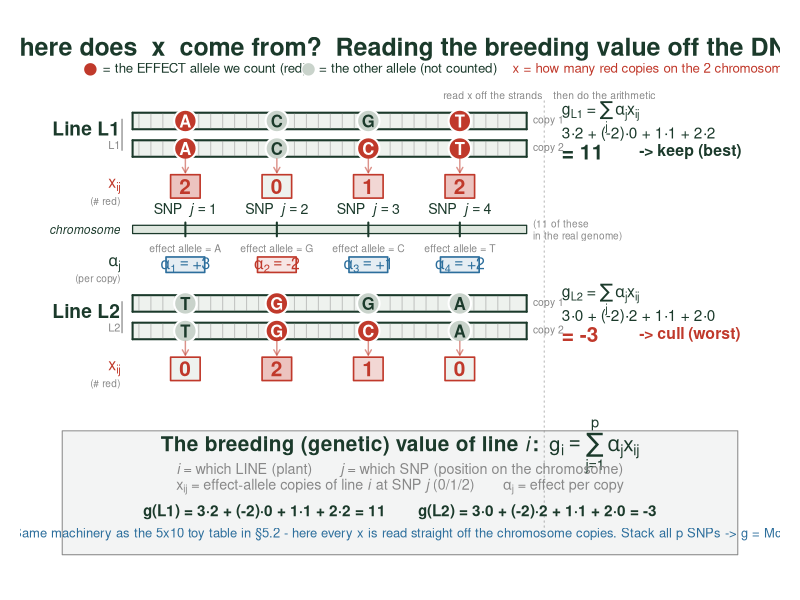

This chart was generated by the following R code:
# ============================================================================
# 10_breeding_value_dna_figure.R  —  Visual for Lesson 5.2 (breeding value)
# ----------------------------------------------------------------------------
# Makes the equation  g_i = sum_j alpha_j * x_ij  click by showing WHERE x_ij
# comes from: the actual DNA.
#
#   33 snp_to_breeding_value : 2 LINES (i), each diploid = 2 chromosome copies
#       drawn as DNA double-strands. 4 SNPs (j) sit at positions along the
#       chromosome. At each SNP we COUNT copies of the effect allele (red) over
#       the two copies -> x_ij in {0,1,2}. Multiply by the per-copy effect
#       alpha_j and sum across SNPs -> the breeding value g_i.
#
# Conceptual diagram (no data needed).  Run:
#   Rscript code/10_breeding_value_dna_figure.R
# ============================================================================

dir.create("figures", showWarnings = FALSE)

# palette (shared with 08/09 figure scripts)
col_dark  <- "#1b3a2b"; col_seed <- "#7d5a2b"; col_accent <- "#c0392b"
col_blue  <- "#2c6e9c"; col_grey <- "#888888"; col_gold <- "#d4a017"
col_line  <- "#eef2ee"

# ---- the worked example (2 lines x 4 SNPs) ---------------------------------
# effect allele counted at each SNP, and per-copy effect alpha_j
eff_allele <- c("A", "G", "C", "T")     # the allele whose copies we COUNT (red)
alpha      <- c( 3,  -2,   1,   2)      # additive effect per copy

# the two chromosome copies (homologs) of each line, as bases at the 4 SNPs
L1_copyA <- c("A", "C", "G", "T")
L1_copyB <- c("A", "C", "C", "T")
L2_copyA <- c("T", "G", "G", "A")
L2_copyB <- c("T", "G", "C", "A")

dosage <- function(a, b) as.integer(a == eff_allele) + as.integer(b == eff_allele)
xL1 <- dosage(L1_copyA, L1_copyB)        # -> 2 0 1 2
xL2 <- dosage(L2_copyA, L2_copyB)        # -> 0 2 1 0
gL1 <- sum(alpha * xL1)                   # -> 11
gL2 <- sum(alpha * xL2)                   # -> -3

# ---- geometry --------------------------------------------------------------
xlo <- 2.4; xhi <- 13.6                   # chromosome span
px  <- c(3.9, 6.5, 9.1, 11.7)             # the 4 SNP positions along it
xdiv <- 14.4                              # divider: DNA (left) | arithmetic (right)

# ---- drawing helpers -------------------------------------------------------
# one chromosome copy drawn as a DNA double-strand (two edges + ladder rungs)
draw_homolog <- function(yc, h = 0.24) {
  yt <- yc + h; yb <- yc - h
  # rounded backbone
  rect(xlo, yb, xhi, yt, col = col_line, border = NA)
  segments(xlo, yt, xhi, yt, col = col_dark, lwd = 2)
  segments(xlo, yb, xhi, yb, col = col_dark, lwd = 2)
  segments(xlo, yb, xlo, yt, col = col_dark, lwd = 2)
  segments(xhi, yb, xhi, yt, col = col_dark, lwd = 2)
  # ladder rungs (the "two strands" texture)
  for (rx in seq(xlo + 0.18, xhi - 0.18, by = 0.34))
    segments(rx, yb + 0.03, rx, yt - 0.03, col = adjustcolor(col_grey, 0.45), lwd = 1)
}

# the allele base sitting at a SNP: red disc if it is the counted effect allele
draw_base <- function(x, y, base, is_eff) {
  fill <- if (is_eff) col_accent else "#c9d3cb"
  tcol <- if (is_eff) "white"     else col_dark
  points(x, y, pch = 21, bg = fill, col = "white", cex = 3.0, lwd = 2)
  text(x, y, base, col = tcol, cex = 1.0, font = 2)
}

# draw one line's diploid pair + its dosage row
draw_line <- function(label, sub, yA, yB, copyA, copyB, xvec, ydose, gval, verdict, vcol) {
  draw_homolog(yA); draw_homolog(yB)
  for (k in 1:4) {
    draw_base(px[k], yA, copyA[k], copyA[k] == eff_allele[k])
    draw_base(px[k], yB, copyB[k], copyB[k] == eff_allele[k])
  }
  # left labels: which LINE (i) + "2 chromosome copies"
  text(xlo - 0.35, (yA + yB) / 2 + 0.18, label, adj = 1, font = 2,
       cex = 1.15, col = col_dark, xpd = NA)
  text(xlo - 0.35, (yA + yB) / 2 - 0.30, sub, adj = 1, cex = 0.66,
       col = col_grey, xpd = NA)
  text(xhi + 0.18, yA, "copy 1", adj = 0, cex = 0.62, col = col_grey, xpd = NA)
  text(xhi + 0.18, yB, "copy 2", adj = 0, cex = 0.62, col = col_grey, xpd = NA)
  # brace tying the two copies together
  segments(xlo - 0.30, yB - 0.05, xlo - 0.30, yA + 0.05, col = col_grey, lwd = 1.2, xpd = NA)
  # dosage boxes: x_ij = count of red copies
  for (k in 1:4) {
    cv <- xvec[k]
    bf <- if (cv == 0) "#eef2ee" else adjustcolor(col_accent, 0.10 + 0.10 * cv)
    rect(px[k] - 0.42, ydose - 0.34, px[k] + 0.42, ydose + 0.34,
         col = bf, border = col_accent, lwd = 1.6)
    text(px[k], ydose, cv, col = col_accent, font = 2, cex = 1.25)
  }
  text(xlo - 0.35, ydose, expression(x[ij]), adj = 1, cex = 0.95, col = col_accent, xpd = NA)
  text(xlo - 0.35, ydose - 0.45, "(# red)", adj = 1, cex = 0.6, col = col_grey, xpd = NA)
  # arrows from each copy-pair down into its dosage box
  for (k in 1:4)
    arrows(px[k], yB - 0.30, px[k], ydose + 0.40, length = 0.06,
           lwd = 1.4, col = adjustcolor(col_accent, 0.55))
  # RIGHT side: the dot product -> g_i
  eq <- paste(sprintf(ifelse(alpha < 0, "(%g)·%d", "%g·%d"),
                      alpha, xvec), collapse = " + ")
  yg <- (yA + yB) / 2
  text(xdiv + 0.2, yg + 0.55, bquote(g[.(sub2(label))] ~ "=" ~ sum(alpha[j] * x[ij], j, "")),
       adj = 0, cex = 0.95, col = col_dark, xpd = NA)
  text(xdiv + 0.2, yg + 0.02, eq, adj = 0, cex = 0.92, col = col_dark, xpd = NA)
  text(xdiv + 0.2, yg - 0.5, sprintf("= %d", gval), adj = 0, cex = 1.25,
       col = vcol, font = 2, xpd = NA)
  text(xdiv + 2.4, yg - 0.5, verdict, adj = 0, cex = 0.95, col = vcol, font = 2, xpd = NA)
}
sub2 <- function(label) gsub("Line ", "", label)   # "Line L1" -> "L1"

# ============================================================================
# FIG 33 — from SNPs on the DNA to the breeding value g_i
# ============================================================================
png("figures/33_snp_to_breeding_value.png", width = 2000, height = 1300, res = 150)
par(mar = c(0.5, 1, 0.5, 1))
plot(NA, xlim = c(0, 20), ylim = c(0, 15.6), axes = FALSE, xlab = "", ylab = "")

# ---- title + legend --------------------------------------------------------
text(10, 15.1, "Where does  x  come from?  Reading the breeding value off the DNA",
     font = 2, cex = 1.5, col = col_dark)
mtext_y <- 14.5
points(1.2, mtext_y, pch = 21, bg = col_accent, col = "white", cex = 1.8)
text(1.55, mtext_y, "= the EFFECT allele we count (red)", adj = 0, cex = 0.8, col = col_dark)
points(7.4, mtext_y, pch = 21, bg = "#c9d3cb", col = "white", cex = 1.8)
text(7.7, mtext_y, "= the other allele (not counted)", adj = 0, cex = 0.8, col = col_dark)
text(13.2, mtext_y, "x = how many red copies on the 2 chromosome copies  -> 0, 1, or 2",
     adj = 0, cex = 0.8, col = col_accent)

# divider: DNA / dosage (left)  vs  arithmetic (right)
segments(xdiv - 0.3, 1.2, xdiv - 0.3, 13.6, col = adjustcolor(col_grey, 0.5),
         lwd = 1.2, lty = 3)
text(xdiv - 0.3, 13.75, "read x off the strands", cex = 0.62, col = col_grey, adj = 1.02)
text(xdiv - 0.1, 13.75, "then do the arithmetic", cex = 0.62, col = col_grey, adj = -0.02)

# ---- Line 1 (top) ----------------------------------------------------------
draw_line("Line L1", "L1", yA = 13.0, yB = 12.2, L1_copyA, L1_copyB,
          xL1, ydose = 11.1, gL1, "-> keep (best)", col_dark)

# ---- shared chromosome axis (j) + effect row (alpha_j) ---------------------
yax <- 9.85
rect(xlo, yax - 0.12, xhi, yax + 0.12, col = "#dfe7df", border = col_dark, lwd = 1.2)
for (k in 1:4) {
  segments(px[k], yax - 0.20, px[k], yax + 0.20, col = col_dark, lwd = 2)
  text(px[k], yax + 0.55, bquote("SNP " ~ italic(j) == .(k)), cex = 0.85, font = 2, col = col_dark)
  # alpha box under the axis
  ay <- 9.0
  text(px[k], ay + 0.30, sprintf("effect allele = %s", eff_allele[k]),
       cex = 0.62, col = col_grey)
  acol <- if (alpha[k] > 0) col_blue else if (alpha[k] < 0) col_accent else col_grey
  rect(px[k] - 0.55, ay - 0.40, px[k] + 0.55, ay + 0.05, col = adjustcolor(acol, 0.12),
       border = acol, lwd = 1.6)
  text(px[k], ay - 0.18, bquote(alpha[.(k)] == .(sprintf("%+d", alpha[k]))),
       cex = 0.95, font = 2, col = acol)
}
text(xlo - 0.35, yax, "chromosome", adj = 1, cex = 0.72, col = col_dark, font = 3, xpd = NA)
text(xlo - 0.35, 9.0 - 0.18, expression(alpha[j]), adj = 1, cex = 0.95, col = col_dark, xpd = NA)
text(xlo - 0.35, 9.0 - 0.6, "(per copy)", adj = 1, cex = 0.6, col = col_grey, xpd = NA)
text(xhi + 0.18, yax, "(11 of these\nin the real genome)", adj = 0, cex = 0.6,
     col = col_grey, xpd = NA)

# ---- Line 2 (bottom) -------------------------------------------------------
draw_line("Line L2", "L2", yA = 7.7, yB = 6.9, L2_copyA, L2_copyB,
          xL2, ydose = 5.8, gL2, "-> cull (worst)", col_accent)

# ---- bottom strip: the equation + what i, j, x mean ------------------------
yb0 <- 4.0
rect(0.4, 0.4, 19.6, yb0, col = adjustcolor(col_dark, 0.05), border = col_grey, lwd = 1)
text(10, yb0 - 0.45,
     expression(bold("The breeding (genetic) value of line ") * italic(i) * bold(":") ~~
                  g[i] == sum(alpha[j] * x[ij], j == 1, p)),
     cex = 1.25, col = col_dark)
text(10, yb0 - 1.15,
     expression(italic(i) ~ "= which LINE (plant)" ~~ "   " ~~
                  italic(j) ~ "= which SNP (position on the chromosome)"),
     cex = 0.86, col = col_grey)
text(10, yb0 - 1.62,
     expression(x[ij] ~ "= effect-allele copies of line " * italic(i) * " at SNP " * italic(j) ~
                  "(0/1/2)" ~~ "   " ~~ alpha[j] ~ "= effect per copy"),
     cex = 0.86, col = col_grey)
text(10, yb0 - 2.35,
     sprintf("g(L1) = 3·2 + (-2)·0 + 1·1 + 2·2 = %d        g(L2) = 3·0 + (-2)·2 + 1·1 + 2·0 = %d",
             gL1, gL2),
     cex = 0.92, col = col_dark, font = 2)
text(10, yb0 - 3.0,
     "Same machinery as the 5x10 toy table in §5.2 - here every x is read straight off the chromosome copies. Stack all p SNPs -> g = Mα.",
     cex = 0.78, col = col_blue)

dev.off()
cat("wrote 33_snp_to_breeding_value.png\n")
